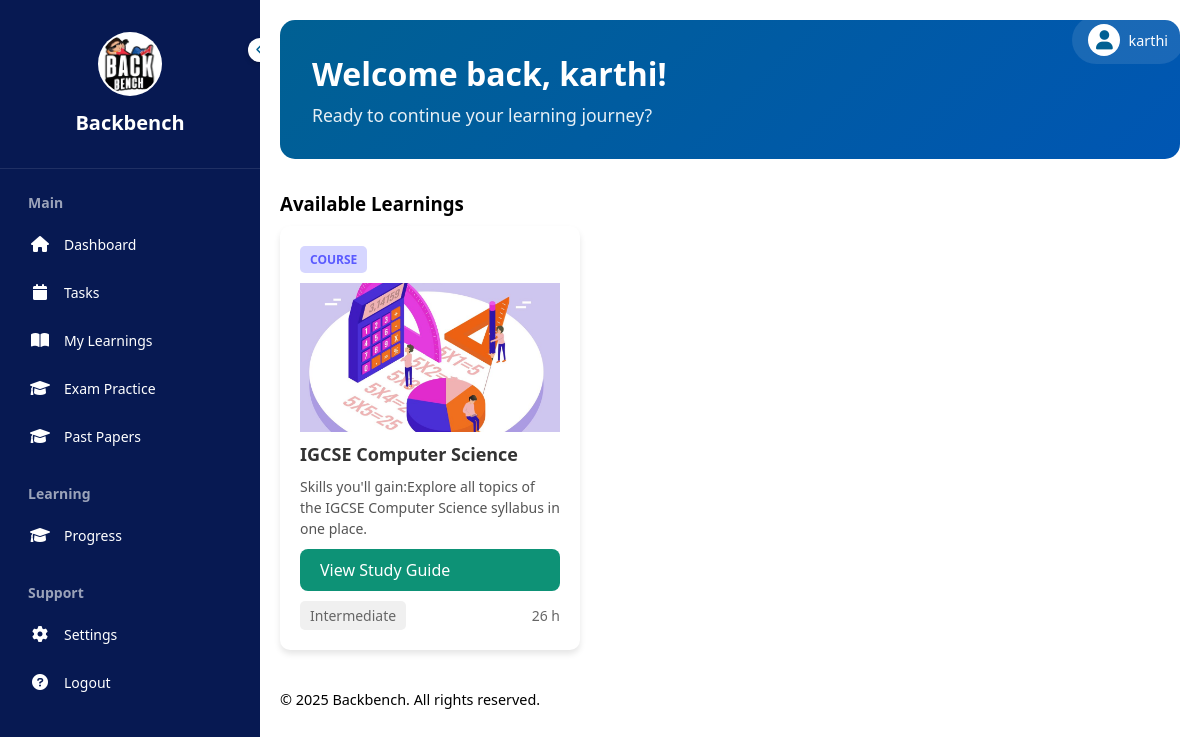
The page /user_home (signed in) on the database its author committed.
### app.py (models this page shows)
class User(db.Model, UserMixin):
    id = db.Column(db.Integer, primary_key=True)
    username = db.Column(db.String(20), unique=True, nullable=False)
    password = db.Column(db.String(60), nullable=False)
    student_class = db.Column(db.String(50), nullable=False)
    wallet_balance = db.Column(db.Float, default=0.0)  # New field to store total balance

class Learning(db.Model):
    id = db.Column(db.Integer, primary_key=True)
    title = db.Column(db.String(100), nullable=False)  # Title of the learning material
    desc = db.Column(db.Text, nullable=True)           # Description of the learning material
    code = db.Column(db.String(50), nullable=False)    # Code identifier for the learning material

### app.py (the view)
@app.route("/user_home")
@login_required
def user_home():
    duedate_str = request.args.get('duedate')
    today = datetime.now().date()
    if duedate_str:
        try:
            duedate = datetime.strptime(duedate_str, "%Y-%m-%d").date()
        except ValueError:
            duedate = today + timedelta(days=70)
    else:
        duedate = today + timedelta(days=70)
    print(duedate)
    todos = ToDo.query.filter(
        ToDo.user_id == current_user.id,
        ToDo.date <= duedate
    ).order_by(ToDo.date.asc()).all()
    user_class = current_user.student_class
    print(user_class)
    exams = db.session.query(Exam).join(ExamMapping).filter(ExamMapping.class_name == user_class).all()
    learnings = db.session.query(Learning).join(LearningsMapping).filter(LearningsMapping.class_name == user_class).all()
    return render_template("user_home.html", exams=exams, attempts=attempts, learnings=learnings, todos=todos)

### app.py (called while the page is built)
@login_manager.user_loader
def load_user(user_id):
    return User.query.get(int(user_id))

### templates/user_home.html (shortened to what this page needs)
<!DOCTYPE html>
<html lang="en">
<head>
    <link href="https://cdnjs.cloudflare.com/ajax/libs/font-awesome/6.0.0/css/all.min.css" rel="stylesheet">
</head>
<body>
    <div class="user-profile">
        <div class="user-profile-info" onclick="toggleDropdown()">
            <div class="user-avatar">
                <i class="fas fa-user"></i>
            </div>
            <span class="user-name">{{ current_user.username }}</span>
        </div>
    </div>
    <div class="sidebar" id="sidebar">
        <div class="logo-container">
            <a href="{{ url_for('dashboard') }}"><img src="static/logo2.png"  alt="Logo"> </a>
            <h2>Backbench</h2>
        </div>
        <div class="toggle-btn" onclick="toggleSidebar()">
            <i class="fas fa-chevron-left" id="toggle-icon"></i>
        </div>
        <div class="nav-sections">
            <div class="section">
                <h3 class="section-title">Main</h3>
                <ul class="nav-links">
                      <li><a href="{{ url_for('dashboard') }}" class="nav-link">
                        <i class="fas fa-home"></i>
                        <span>Dashboard</span>
                    </a></li>
                    <li><a href="{{ url_for('task') }}" class="nav-link">
                        <i class="fas fa-calendar"></i>
                        <span>Tasks</span>
                    </a></li>
                    <li><a href="{{ url_for('user_home') }}" class="nav-link">
                        <i class="fas fa-book-open"></i>
                        <span>My Learnings</span>
                    </a></li>
                     <li><a href="{{ url_for('papers') }}" class="nav-link">
                        <i class="fas fa-graduation-cap"></i>
                        <span>Exam Practice</span>
                    </a></li>
                    <li><a href="{{ url_for('pastpapers') }}" class="nav-link">
                        <i class="fas fa-graduation-cap"></i>
                        <span>Past Papers</span>
                    </a></li>
                </ul>
            </div>
            <div class="section">
                <h3 class="section-title">Learning</h3>
                <ul class="nav-links">
                    <li><a  href="{{ url_for('attempts') }}" class="nav-link">
                        <i class="fas fa-graduation-cap"></i>
                        <span>Progress</span>
                    </a></li>
                </ul>
            </div>
            <div class="section">
                <h3 class="section-title">Support</h3>
                 <ul class="nav-links">
                    <li><a href="{{ url_for('settings') }}" class="nav-link">
                        <i class="fas fa-cog"></i>
                        <span>Settings</span>
                    </a></li>
                     <li><a href="{{ url_for('logout') }}" class="nav-link">
                        <i class="fas fa-question-circle"></i>
                        <span>Logout</span>
                    </a></li>
                </ul>
            </div>
        </div>
    </div>
    <div class="main-content" id="main-content">
        <div class="welcome-section">
            <div class="welcome-content">
                <h1>Welcome back, {{ current_user.username }}! </h1>
                <p>Ready to continue your learning journey?</p>
            </div>
        </div>
     <h3>Available Learnings</h3>
     <div class="exam-catalog">
     {% if learnings %}
            {% for learn in learnings %}
                 <div class="card">
                   <div class="card-header">
                       <span class="badge">COURSE</span>
                   </div>
                        <img src="static/math.png" alt="5 Terre" style="width:100%">
                   <h2 class="course-title">{{ learn.title }}</h2>
                   <p class="course-description">
                       Skills you'll gain:{{ learn.desc }}
                   </p>
                   <a href="{{ url_for('learn', code=learn.code) }}" class="exam-link">View Study Guide</a>
                   <div class="course-meta">
                       <span class="difficulty">Intermediate</span>
                       <span class="duration">26 h</span>
                   </div>
               </div>
     {% endfor %}
     {% else %}
        <p>No Learnings</p>
    {% endif %}
      </div>
        <div style="margin-top: 20px; font-size: 0.9em;">
        <p>&copy; 2025 Backbench. All rights reserved.</p>
    </div>
    </div>
</body>
</html>

### templates/user_home.html (style rules this page uses)
* { margin: 0; padding: 0; box-sizing: border-box; font-family: 'Segoe UI', Tahoma, Geneva, Verdana, sans-serif; }
body { min-height: 100vh; position: relative; }
.sidebar { position: fixed; top: 0; left: 0; height: 100%; width: 260px; background: #071952; transition: all 0.3s ease; overflow-y: auto; z-index: 1001; }
.logo-container { padding: 2rem 0; text-align: center; border-bottom: 1px solid rgba(255, 255, 255, 0.1); }
.logo-container img { width: 64px; height: 64px; border-radius: 50%; background: white; padding: 2px; }
.logo-container h2 { color: white; margin-top: 0.5rem; font-size: 1.25rem; transition: opacity 0.3s ease; }
.toggle-btn { position: absolute; top: 38px; right: -12px; width: 24px; height: 24px; background: white; border-radius: 50%; display: flex; align-items: center; justify-content: center; cursor: pointer; box-shadow: 0 2px 5px rgba(0, 0, 0, 0.2); }
.toggle-btn i { color: #006093; font-size: 12px; }
.nav-sections { padding: 1.5rem 1rem; }
.section { margin-bottom: 1.5rem; }
.section-title { color: rgba(255, 255, 255, 0.6); font-size: 0.875rem; padding: 0 0.75rem; margin-bottom: 0.5rem; }
.nav-links { list-style: none; }
.nav-link { display: flex; align-items: center; padding: 0.75rem; color: white; text-decoration: none; border-radius: 0.5rem; transition: background-color 0.2s ease; }
.nav-link i { width: 24px; height: 24px; display: flex; align-items: center; justify-content: center; transition: transform 0.2s ease; }
.nav-link span { margin-left: 0.75rem; font-size: 0.875rem; white-space: nowrap; }
.main-content { margin-left: 260px; padding: 20px; transition: margin-left 0.3s ease; }
.user-profile { position: fixed; top: 0; right: 0; padding: 1rem; display: flex; align-items: center; gap: 1rem; z-index: 1001; }
.user-profile-info { display: flex; align-items: center; gap: 0.5rem; background: rgba(255, 255, 255, 0.1); padding: 0.5rem 1rem; border-radius: 50px; cursor: pointer; position: relative; }
.user-avatar { width: 32px; height: 32px; border-radius: 50%; background: #fff; display: flex; align-items: center; justify-content: center; }
.user-avatar i { color: #006093; font-size: 1.2rem; }
.user-name { color: white; font-size: 0.9rem; font-weight: 500; }
.card { background-color: #ffffff; border-radius: 10px; box-shadow: 0 4px 6px rgba(0, 0, 0, 0.1); padding: 20px; width: 300px; display: flex; flex-direction: column; gap: 10px; }
.card-header { display: flex; justify-content: space-between; align-items: center; }
.badge { background-color: #d6d6ff; color: #5a5aff; font-weight: bold; font-size: 12px; padding: 5px 10px; border-radius: 5px; }
.course-title { font-size: 18px; color: #333333; margin: 0; }
.course-description { font-size: 14px; color: #555555; line-height: 1.5; }
.course-meta { display: flex; justify-content: space-between; align-items: center; font-size: 14px; color: #666666; }
.difficulty { background-color: #f0f0f0; padding: 5px 10px; border-radius: 5px; }
.duration { font-size: 14px; }
.exam-catalog { grid-template-columns: 1fr; }
.exam-catalog { display: grid; grid-template-columns: repeat(auto-fill, minmax(300px, 1fr)); gap: 20px; margin-bottom: 40px; margin-top: 10px; }
.exam-link { display: inline-block; padding: 10px 20px; background: #0D9276; color: white; text-decoration: none; border-radius: 8px; transition: background 0.3s ease; }
.welcome-section { background: linear-gradient(135deg, var(--primary-color), #0056b3); color: white; padding: 2rem; border-radius: 15px; margin-bottom: 2rem; position: relative; overflow: hidden; }
.welcome-content { position: relative; z-index: 1; }
.welcome-section h1 { font-size: 2rem; margin-bottom: 0.5rem; }
.welcome-section p { font-size: 1.1rem; opacity: 0.9; }
:root { --primary-color: #006093; --secondary-color: #f8f9fa; --accent-color: #ff6b6b; --text-color: #333; --border-color: #e0e0e0; }

### rows shown on the page
User: username "karthi"
Learning: title "IGCSE Computer Science", desc "Explore all topics of the IGCSE Computer Science syllabus in one place."
